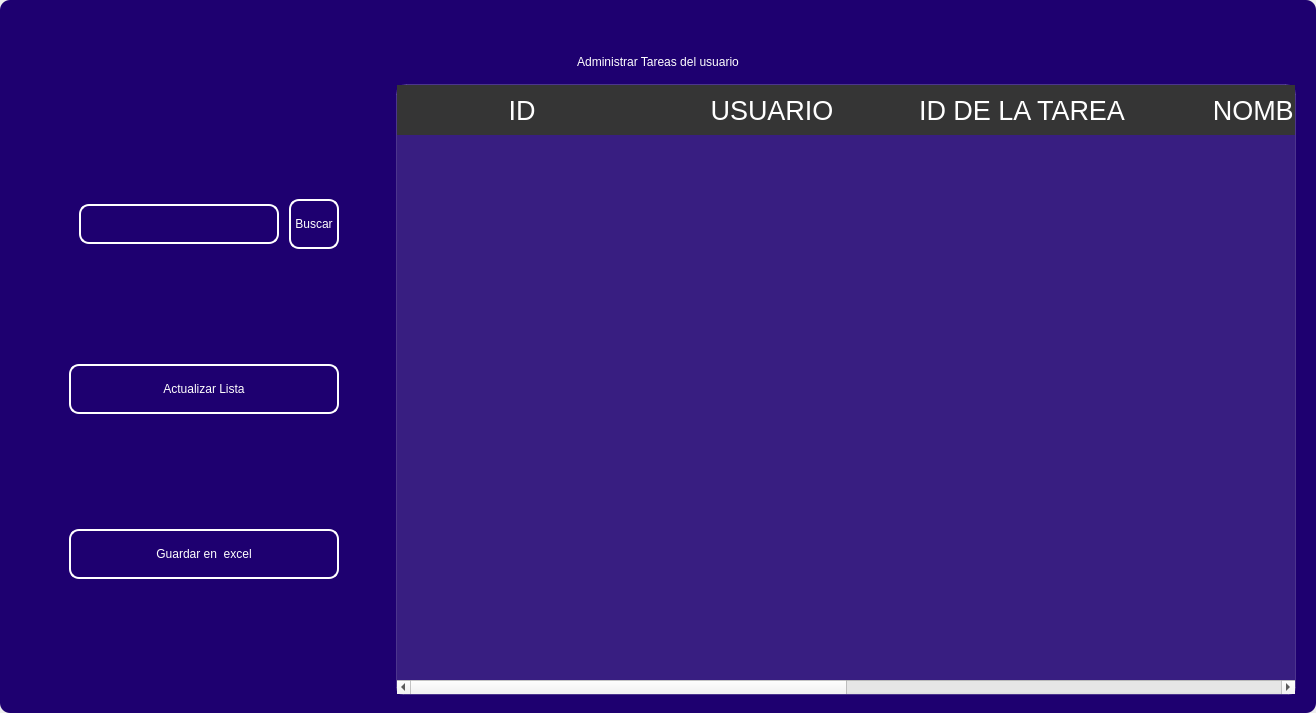
<?xml version="1.0" encoding="UTF-8"?>
<ui version="4.0">
 <class>MainWindow</class>
 <widget class="QMainWindow" name="MainWindow">
  <property name="geometry">
   <rect>
    <x>0</x>
    <y>0</y>
    <width>1316</width>
    <height>713</height>
   </rect>
  </property>
  <property name="windowTitle">
   <string>MainWindow</string>
  </property>
  <property name="styleSheet">
   <string notr="true"/>
  </property>
  <widget class="QWidget" name="centralwidget">
   <property name="styleSheet">
    <string notr="true"/>
   </property>
   <layout class="QVBoxLayout" name="verticalLayout">
    <property name="spacing">
     <number>0</number>
    </property>
    <property name="leftMargin">
     <number>0</number>
    </property>
    <property name="topMargin">
     <number>0</number>
    </property>
    <property name="rightMargin">
     <number>0</number>
    </property>
    <property name="bottomMargin">
     <number>0</number>
    </property>
    <item>
     <widget class="QFrame" name="frame">
      <property name="enabled">
       <bool>true</bool>
      </property>
      <property name="styleSheet">
       <string notr="true">
QFrame {
border-radius:10px;
background-color:#1E0070;
 }
</string>
      </property>
      <property name="frameShape">
       <enum>QFrame::StyledPanel</enum>
      </property>
      <property name="frameShadow">
       <enum>QFrame::Raised</enum>
      </property>
      <layout class="QVBoxLayout" name="verticalLayout_2">
       <item>
        <widget class="QFrame" name="frame_superior">
         <property name="minimumSize">
          <size>
           <width>0</width>
           <height>40</height>
          </size>
         </property>
         <property name="maximumSize">
          <size>
           <width>16777215</width>
           <height>40</height>
          </size>
         </property>
         <property name="styleSheet">
          <string notr="true">QPushButton{
border-radius:18px;
}

QPushButton:hover{
	background-color: rgb(0, 0, 0);
}
</string>
         </property>
         <property name="frameShape">
          <enum>QFrame::StyledPanel</enum>
         </property>
         <property name="frameShadow">
          <enum>QFrame::Raised</enum>
         </property>
         <layout class="QHBoxLayout" name="horizontalLayout_3">
          <property name="spacing">
           <number>4</number>
          </property>
          <property name="leftMargin">
           <number>0</number>
          </property>
          <property name="topMargin">
           <number>0</number>
          </property>
          <property name="rightMargin">
           <number>0</number>
          </property>
          <property name="bottomMargin">
           <number>0</number>
          </property>
          <item>
           <widget class="QPushButton" name="btn_icon">
            <property name="text">
             <string/>
            </property>
            <property name="iconSize">
             <size>
              <width>40</width>
              <height>40</height>
             </size>
            </property>
           </widget>
          </item>
          <item>
           <spacer name="horizontalSpacer_2">
            <property name="orientation">
             <enum>Qt::Horizontal</enum>
            </property>
            <property name="sizeHint" stdset="0">
             <size>
              <width>443</width>
              <height>20</height>
             </size>
            </property>
           </spacer>
          </item>
          <item>
           <widget class="QPushButton" name="btn_exit">
            <property name="minimumSize">
             <size>
              <width>38</width>
              <height>38</height>
             </size>
            </property>
            <property name="maximumSize">
             <size>
              <width>38</width>
              <height>38</height>
             </size>
            </property>
            <property name="cursor">
             <cursorShape>PointingHandCursor</cursorShape>
            </property>
            <property name="text">
             <string/>
            </property>
            <property name="iconSize">
             <size>
              <width>35</width>
              <height>35</height>
             </size>
            </property>
           </widget>
          </item>
          <item>
           <widget class="QPushButton" name="bt_minimizar">
            <property name="minimumSize">
             <size>
              <width>38</width>
              <height>38</height>
             </size>
            </property>
            <property name="maximumSize">
             <size>
              <width>38</width>
              <height>38</height>
             </size>
            </property>
            <property name="cursor">
             <cursorShape>PointingHandCursor</cursorShape>
            </property>
            <property name="text">
             <string/>
            </property>
            <property name="icon">
             <iconset>
              <normaloff>image/minus.svg</normaloff>image/minus.svg</iconset>
            </property>
            <property name="iconSize">
             <size>
              <width>38</width>
              <height>38</height>
             </size>
            </property>
           </widget>
          </item>
          <item>
           <widget class="QPushButton" name="bt_maximizar">
            <property name="minimumSize">
             <size>
              <width>38</width>
              <height>38</height>
             </size>
            </property>
            <property name="maximumSize">
             <size>
              <width>38</width>
              <height>38</height>
             </size>
            </property>
            <property name="cursor">
             <cursorShape>PointingHandCursor</cursorShape>
            </property>
            <property name="text">
             <string/>
            </property>
            <property name="icon">
             <iconset>
              <normaloff>image/chevron-up.svg</normaloff>image/chevron-up.svg</iconset>
            </property>
            <property name="iconSize">
             <size>
              <width>38</width>
              <height>38</height>
             </size>
            </property>
           </widget>
          </item>
          <item>
           <widget class="QPushButton" name="bt_restaurar">
            <property name="minimumSize">
             <size>
              <width>38</width>
              <height>38</height>
             </size>
            </property>
            <property name="maximumSize">
             <size>
              <width>38</width>
              <height>38</height>
             </size>
            </property>
            <property name="cursor">
             <cursorShape>PointingHandCursor</cursorShape>
            </property>
            <property name="text">
             <string/>
            </property>
            <property name="icon">
             <iconset>
              <normaloff>image/chevron-down.svg</normaloff>image/chevron-down.svg</iconset>
            </property>
            <property name="iconSize">
             <size>
              <width>38</width>
              <height>38</height>
             </size>
            </property>
           </widget>
          </item>
          <item>
           <widget class="QPushButton" name="bt_cerrar">
            <property name="minimumSize">
             <size>
              <width>38</width>
              <height>38</height>
             </size>
            </property>
            <property name="maximumSize">
             <size>
              <width>38</width>
              <height>38</height>
             </size>
            </property>
            <property name="cursor">
             <cursorShape>PointingHandCursor</cursorShape>
            </property>
            <property name="text">
             <string/>
            </property>
            <property name="icon">
             <iconset>
              <normaloff>image/x.svg</normaloff>image/x.svg</iconset>
            </property>
            <property name="iconSize">
             <size>
              <width>38</width>
              <height>38</height>
             </size>
            </property>
           </widget>
          </item>
         </layout>
        </widget>
       </item>
       <item>
        <widget class="QLabel" name="label">
         <property name="styleSheet">
          <string notr="true">font: 30pt &quot;MS Shell Dlg 2&quot;;
color: rgb(255, 255, 255);</string>
         </property>
         <property name="text">
          <string>Administrar Tareas del usuario</string>
         </property>
         <property name="alignment">
          <set>Qt::AlignCenter</set>
         </property>
        </widget>
       </item>
       <item>
        <widget class="QFrame" name="frame_3">
         <property name="minimumSize">
          <size>
           <width>0</width>
           <height>0</height>
          </size>
         </property>
         <property name="frameShape">
          <enum>QFrame::StyledPanel</enum>
         </property>
         <property name="frameShadow">
          <enum>QFrame::Raised</enum>
         </property>
         <layout class="QHBoxLayout" name="horizontalLayout_4">
          <property name="leftMargin">
           <number>9</number>
          </property>
          <property name="topMargin">
           <number>9</number>
          </property>
          <property name="rightMargin">
           <number>9</number>
          </property>
          <item>
           <layout class="QVBoxLayout" name="verticalLayout_4">
            <property name="spacing">
             <number>50</number>
            </property>
            <property name="sizeConstraint">
             <enum>QLayout::SetDefaultConstraint</enum>
            </property>
            <property name="leftMargin">
             <number>50</number>
            </property>
            <property name="topMargin">
             <number>50</number>
            </property>
            <property name="rightMargin">
             <number>50</number>
            </property>
            <property name="bottomMargin">
             <number>50</number>
            </property>
            <item>
             <layout class="QHBoxLayout" name="horizontalLayout">
              <property name="spacing">
               <number>10</number>
              </property>
              <property name="leftMargin">
               <number>10</number>
              </property>
              <property name="topMargin">
               <number>0</number>
              </property>
              <property name="bottomMargin">
               <number>0</number>
              </property>
              <item>
               <widget class="QLineEdit" name="searchtxt">
                <property name="minimumSize">
                 <size>
                  <width>200</width>
                  <height>25</height>
                 </size>
                </property>
                <property name="maximumSize">
                 <size>
                  <width>150</width>
                  <height>40</height>
                 </size>
                </property>
                <property name="styleSheet">
                 <string notr="true">QLabel {
	color: rgb(255, 255, 254);
	font: 12pt &quot;Arial&quot;;
	background-color: rgba(0, 0, 0,0);
}

QTextEdit{
background-color: rgba(0, 0, 0,0);
border-radius:10px; 
font: 12pt &quot;Arial&quot;;
color: rgb(255, 255, 254);
border: 2px solid  rgb(255, 255, 255);

}

QTextEdit:hover{
background-color: rgba(0, 0, 0,0);
border-radius:10px; 
font: 12pt &quot;Arial&quot;;
border: 2px solid  rgb(120, 0, 171);
}

QTextEdit:focus{
background-color: rgb(0, 0, 0);
border-radius:10px; 
font: 12pt &quot;Arial&quot;;
border: 2px solid rgb(120, 0, 171);
}

QLineEdit{
background-color: rgba(0, 0, 0,0);
border-radius:10px; 
font: 12pt &quot;Arial&quot;;
color: rgb(255, 255, 254);
border: 2px solid  rgb(255, 255, 255);

}

QLineEdit:hover{
background-color: rgba(0, 0, 0,0);
border-radius:10px; 
font: 12pt &quot;Arial&quot;;
border: 2px solid  rgb(120, 0, 171);
}

QLineEdit:focus{
background-color: rgb(0, 0, 0);
border-radius:10px; 
font: 12pt &quot;Arial&quot;;
border: 2px solid rgb(120, 0, 171);
}

QCheckBox{
	font: 12pt &quot;Arial&quot;;
	color: rgb(255, 255, 255);
}

QCheckBox::indicator {
    width: 18px;
    height:18px;
}

QCheckBox::indicator:unchecked {
   background-image: url(image/square.svg);
}

QCheckBox::indicator:checked {
   background-image: url(image/check-square.svg);
}

QPushButton{
border-radius:10px; 
font: 12pt &quot;Arial&quot;;
color: rgb(255, 255, 254);
border: 2px solid #ffffff;
}

QPushButton:hover{
border-radius:10px; 
font: 12pt &quot;Arial&quot;;
color: rgb(255, 255, 255);
border: 2px solid rgb(120, 0, 171);
	background-color: rgb(120, 0, 171);
}
</string>
                </property>
               </widget>
              </item>
              <item>
               <widget class="QPushButton" name="btn_search">
                <property name="sizePolicy">
                 <sizepolicy hsizetype="Minimum" vsizetype="Fixed">
                  <horstretch>0</horstretch>
                  <verstretch>0</verstretch>
                 </sizepolicy>
                </property>
                <property name="minimumSize">
                 <size>
                  <width>0</width>
                  <height>15</height>
                 </size>
                </property>
                <property name="maximumSize">
                 <size>
                  <width>100</width>
                  <height>50</height>
                 </size>
                </property>
                <property name="cursor">
                 <cursorShape>PointingHandCursor</cursorShape>
                </property>
                <property name="styleSheet">
                 <string notr="true">QPushButton{
border-radius:10px; 
font: 12pt &quot;Arial&quot;;
color: rgb(255, 255, 254);
border: 2px solid #ffffff;
}

QPushButton:hover{
border-radius:10px; 
font: 12pt &quot;Arial&quot;;
color: rgb(255, 255, 255);
border: 2px solid rgb(120, 0, 171);
	background-color: rgb(120, 0, 171);
}</string>
                </property>
                <property name="text">
                 <string>Buscar</string>
                </property>
               </widget>
              </item>
             </layout>
            </item>
            <item>
             <widget class="QPushButton" name="btn_get">
              <property name="minimumSize">
               <size>
                <width>50</width>
                <height>40</height>
               </size>
              </property>
              <property name="maximumSize">
               <size>
                <width>300</width>
                <height>50</height>
               </size>
              </property>
              <property name="cursor">
               <cursorShape>PointingHandCursor</cursorShape>
              </property>
              <property name="styleSheet">
               <string notr="true">QPushButton{
border-radius:10px; 
font: 12pt &quot;Arial&quot;;
color: rgb(255, 255, 254);
border: 2px solid #ffffff;
}

QPushButton:hover{
border-radius:10px; 
font: 12pt &quot;Arial&quot;;
color: rgb(255, 255, 255);
border: 2px solid rgb(120, 0, 171);
	background-color: rgb(120, 0, 171);
}</string>
              </property>
              <property name="text">
               <string>Actualizar Lista</string>
              </property>
              <property name="iconSize">
               <size>
                <width>35</width>
                <height>35</height>
               </size>
              </property>
             </widget>
            </item>
            <item>
             <widget class="QPushButton" name="btn_excel">
              <property name="minimumSize">
               <size>
                <width>10</width>
                <height>40</height>
               </size>
              </property>
              <property name="maximumSize">
               <size>
                <width>300</width>
                <height>50</height>
               </size>
              </property>
              <property name="cursor">
               <cursorShape>PointingHandCursor</cursorShape>
              </property>
              <property name="styleSheet">
               <string notr="true">QPushButton{
border-radius:10px; 
font: 12pt &quot;Arial&quot;;
color: rgb(255, 255, 254);
border: 2px solid #ffffff;
}

QPushButton:hover{
border-radius:10px; 
font: 12pt &quot;Arial&quot;;
color: rgb(255, 255, 255);
border: 2px solid rgb(120, 0, 171);
	background-color: rgb(120, 0, 171);
}</string>
              </property>
              <property name="text">
               <string>Guardar en  excel</string>
              </property>
              <property name="iconSize">
               <size>
                <width>35</width>
                <height>35</height>
               </size>
              </property>
             </widget>
            </item>
           </layout>
          </item>
          <item>
           <widget class="QTableWidget" name="table_task">
            <property name="minimumSize">
             <size>
              <width>900</width>
              <height>0</height>
             </size>
            </property>
            <property name="maximumSize">
             <size>
              <width>700</width>
              <height>16777215</height>
             </size>
            </property>
            <property name="styleSheet">
             <string notr="true">QTableView {
	background-color: rgba(255, 255, 255, 30); 	
	border: 1px solid rgba(255,255,255,40);
	border-bottom-right-radius: 7px; 
	border-bottom-left-radius: 7px; 
	color: white;
	font: 15pt &quot;MS Shell Dlg 2&quot;;
}

QHeaderView::section {
background-color: rgb(53, 53, 53);
color: white;
border: none;
height: 50px;
font-size: 20pt;
}

QTableView::item {
    border-style: none;
    border-bottom: 1px solid rgba(255,255,255,50);
    padding-left: auto;
    padding-right: auto;
}

QTableView::item:selected{
	border: none;
	color: rgb(255, 255, 255);
    background-color: rgba(255, 255, 255, 50);
}
</string>
            </property>
            <property name="lineWidth">
             <number>1</number>
            </property>
            <property name="editTriggers">
             <set>QAbstractItemView::NoEditTriggers</set>
            </property>
            <attribute name="horizontalHeaderDefaultSectionSize">
             <number>250</number>
            </attribute>
            <column>
             <property name="text">
              <string>ID</string>
             </property>
            </column>
            <column>
             <property name="text">
              <string>USUARIO</string>
             </property>
            </column>
            <column>
             <property name="text">
              <string>ID DE LA TAREA</string>
             </property>
            </column>
            <column>
             <property name="text">
              <string>NOMBRE</string>
             </property>
            </column>
            <column>
             <property name="text">
              <string>DESCRIPCIÓN</string>
             </property>
            </column>
            <column>
             <property name="text">
              <string>ESTADO</string>
             </property>
            </column>
           </widget>
          </item>
         </layout>
        </widget>
       </item>
      </layout>
     </widget>
    </item>
   </layout>
  </widget>
 </widget>
 <resources/>
 <connections/>
</ui>
